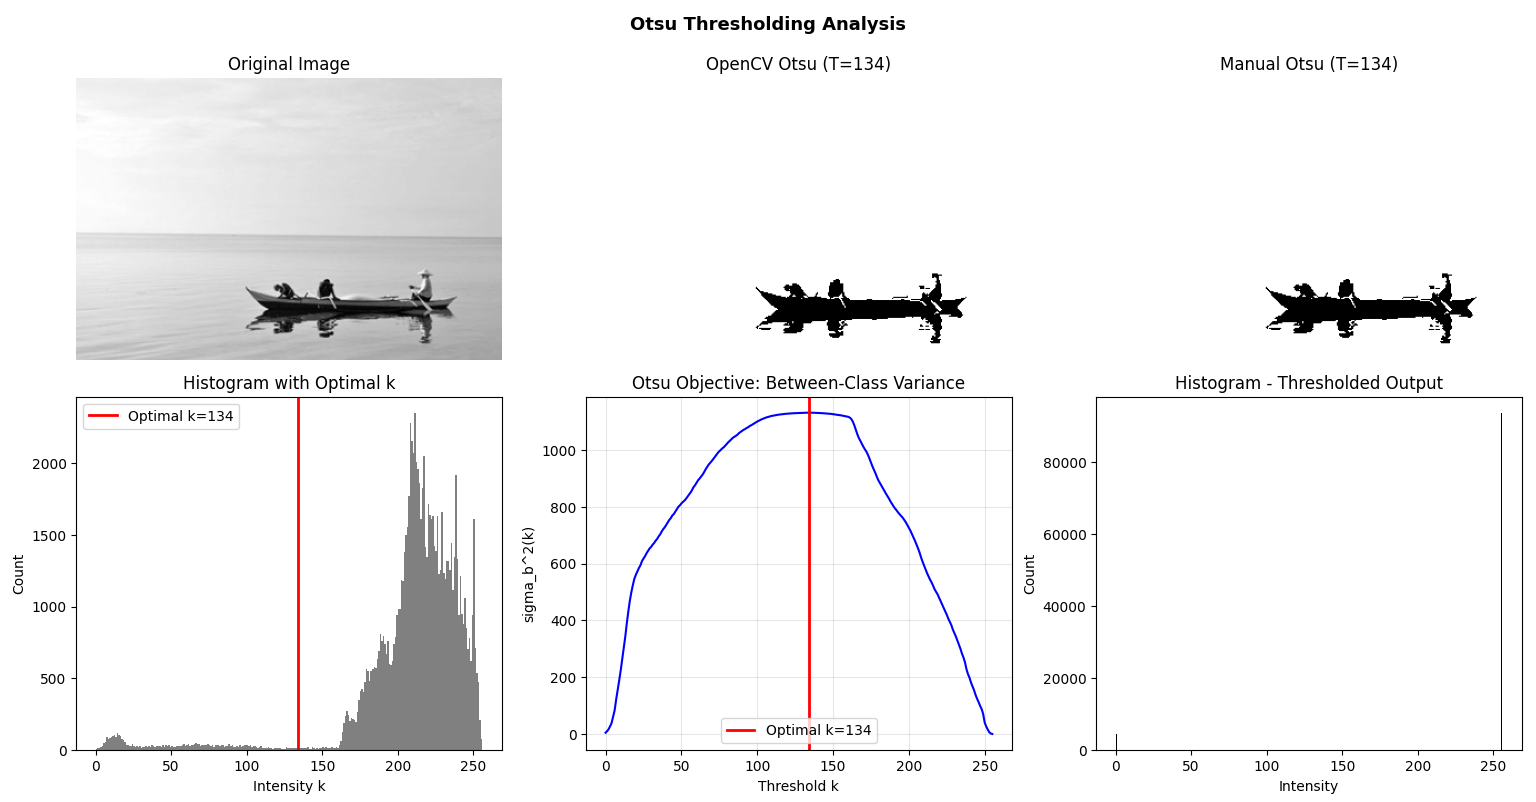

Here is the Python script that generated this plot:
import cv2
import numpy as np
from matplotlib import pyplot as plt
import os


def manual_otsu_threshold(gray_img):
    """Compute Otsu threshold manually by maximizing between-class variance."""
    hist = cv2.calcHist([gray_img], [0], None, [256], [0, 256]).ravel().astype(np.float64)
    total = gray_img.size
    prob = hist / total

    omega = np.cumsum(prob)
    mu = np.cumsum(prob * np.arange(256))
    mu_t = mu[-1]

    denom = omega * (1.0 - omega)
    denom[denom == 0] = np.nan
    sigma_b2 = ((mu_t * omega - mu) ** 2) / denom

    threshold = int(np.nanargmax(sigma_b2))
    binary = np.where(gray_img > threshold, 255, 0).astype(np.uint8)
    return threshold, binary


def otsu_objective_curve(gray_img):
    """Return Otsu between-class variance for every threshold k (0..255)."""
    hist = cv2.calcHist([gray_img], [0], None, [256], [0, 256]).ravel().astype(np.float64)
    prob = hist / gray_img.size

    omega = np.cumsum(prob)
    mu = np.cumsum(prob * np.arange(256))
    mu_t = mu[-1]

    sigma_b2 = np.zeros(256, dtype=np.float64)
    for k in range(256):
        w0 = omega[k]
        w1 = 1.0 - w0
        if w0 == 0.0 or w1 == 0.0:
            sigma_b2[k] = 0.0
            continue
        mu0 = mu[k] / w0
        mu1 = (mu_t - mu[k]) / w1
        sigma_b2[k] = w0 * w1 * (mu0 - mu1) ** 2

    optimal_k = int(np.argmax(sigma_b2))
    return np.arange(256), sigma_b2, optimal_k


def otsu_thresholding(image_path):
    """
    Apply Otsu's thresholding to an image
    
    Args:
        image_path: Path to the input image
    
    Returns:
        Original image, binary image, and optimal threshold value
    """
    # Read image in grayscale
    img = cv2.imread(image_path, cv2.IMREAD_GRAYSCALE)
    
    if img is None:
        raise FileNotFoundError(f"Could not read image: {image_path}")
    
    # Apply OpenCV Otsu thresholding
    threshold_value, binary_image = cv2.threshold(
        img, 0, 255, cv2.THRESH_BINARY + cv2.THRESH_OTSU
    )

    # Apply manual Otsu thresholding
    manual_threshold, manual_binary = manual_otsu_threshold(img)
    
    print(f"OpenCV Otsu Threshold: {threshold_value}")
    print(f"Manual Otsu Threshold: {manual_threshold}")
    
    return img, binary_image, threshold_value, manual_binary, manual_threshold

def display_results(img, binary_img, threshold_val, manual_binary, manual_threshold):
    """Display original/result images, histograms, and Otsu objective curve."""
    k_values, sigma_b2, optimal_k = otsu_objective_curve(img)

    fig, axes = plt.subplots(2, 3, figsize=(16, 9))
    fig.suptitle("Otsu Thresholding Analysis", fontsize=13, fontweight="bold")

    axes[0, 0].imshow(img, cmap="gray")
    axes[0, 0].set_title("Original Image")
    axes[0, 0].axis("off")

    axes[0, 1].imshow(binary_img, cmap="gray")
    axes[0, 1].set_title(f"OpenCV Otsu (T={threshold_val:.0f})")
    axes[0, 1].axis("off")

    axes[0, 2].imshow(manual_binary, cmap="gray")
    axes[0, 2].set_title(f"Manual Otsu (T={manual_threshold})")
    axes[0, 2].axis("off")

    axes[1, 0].hist(img.ravel(), bins=256, range=(0, 256), color="gray")
    axes[1, 0].axvline(manual_threshold, color="red", linewidth=2, label=f"Optimal k={manual_threshold}")
    axes[1, 0].set_title("Histogram with Optimal k")
    axes[1, 0].set_xlabel("Intensity k")
    axes[1, 0].set_ylabel("Count")
    axes[1, 0].legend()

    axes[1, 1].plot(k_values, sigma_b2, color="blue", linewidth=1.5)
    axes[1, 1].axvline(optimal_k, color="red", linewidth=2, label=f"Optimal k={optimal_k}")
    axes[1, 1].set_title("Otsu Objective: Between-Class Variance")
    axes[1, 1].set_xlabel("Threshold k")
    axes[1, 1].set_ylabel("sigma_b^2(k)")
    axes[1, 1].grid(alpha=0.3)
    axes[1, 1].legend()

    axes[1, 2].hist(binary_img.ravel(), bins=256, range=(0, 256), color="black")
    axes[1, 2].set_title("Histogram - Thresholded Output")
    axes[1, 2].set_xlabel("Intensity")
    axes[1, 2].set_ylabel("Count")

    plt.tight_layout()
    plt.show()


def resolve_image_path(image_name):
    """Resolve relative image path from the script directory."""
    if os.path.isabs(image_name):
        return image_name
    script_dir = os.path.dirname(os.path.abspath(__file__))
    candidate = os.path.join(script_dir, image_name)
    if os.path.exists(candidate):
        return candidate

    base_name, _ = os.path.splitext(image_name)
    for ext in [".jpg", ".jpeg", ".png", ".bmp", ".tif", ".tiff"]:
        trial = os.path.join(script_dir, base_name + ext)
        if os.path.exists(trial):
            return trial

    return candidate

# Main execution
if __name__ == "__main__":
    image_path = resolve_image_path("boat.jpg")
    try:
        img, binary_img, threshold, manual_binary, manual_threshold = otsu_thresholding(image_path)
        display_results(img, binary_img, threshold, manual_binary, manual_threshold)
    except FileNotFoundError as err:
        print(err)
